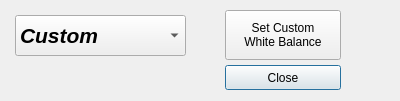
<?xml version="1.0" encoding="UTF-8"?>
<ui version="4.0">
 <class>whiteBalanceDialog</class>
 <widget class="QDialog" name="whiteBalanceDialog">
  <property name="geometry">
   <rect>
    <x>0</x>
    <y>0</y>
    <width>400</width>
    <height>101</height>
   </rect>
  </property>
  <property name="windowTitle">
   <string>Dialog</string>
  </property>
  <widget class="QPushButton" name="cmdClose">
   <property name="geometry">
    <rect>
     <x>225</x>
     <y>65</y>
     <width>116</width>
     <height>25</height>
    </rect>
   </property>
   <property name="text">
    <string>Close</string>
   </property>
  </widget>
  <widget class="QPushButton" name="pushButton">
   <property name="geometry">
    <rect>
     <x>225</x>
     <y>10</y>
     <width>116</width>
     <height>50</height>
    </rect>
   </property>
   <property name="text">
    <string>Set Custom
White Balance</string>
   </property>
  </widget>
  <widget class="QComboBox" name="comboWB">
   <property name="geometry">
    <rect>
     <x>15</x>
     <y>15</y>
     <width>171</width>
     <height>41</height>
    </rect>
   </property>
   <property name="font">
    <font>
     <pointsize>16</pointsize>
     <weight>75</weight>
     <italic>true</italic>
     <bold>true</bold>
    </font>
   </property>
   <item>
    <property name="text">
     <string>Custom</string>
    </property>
   </item>
   <item>
    <property name="text">
     <string>Cloudy Sky</string>
    </property>
   </item>
   <item>
    <property name="text">
     <string>Noon Sunlight</string>
    </property>
   </item>
   <item>
    <property name="text">
     <string>Electronic Flash</string>
    </property>
   </item>
   <item>
    <property name="text">
     <string>Flourescent</string>
    </property>
   </item>
   <item>
    <property name="text">
     <string>Domesetic Lighting</string>
    </property>
   </item>
  </widget>
 </widget>
 <resources/>
 <connections/>
</ui>
